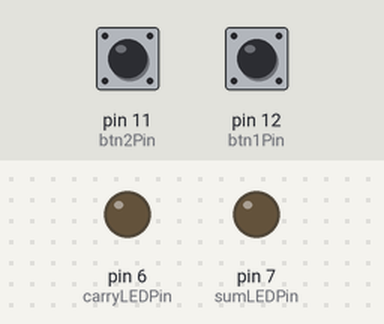
A sketch run on a simulated Arduino Uno, built with avr-gcc and run on an emulated ATmega328P. Parts: output pins drawn as LEDs (lit = HIGH). The inputs (shaded band) are chosen by the test bench; at power-on: pin 11 (btn2Pin) LOW, pin 12 (btn1Pin) LOW.

Above: at 1.2 s.
1.3 s: pin 11 (btn2Pin) pulled HIGH for 0.15 s
At 1.37 s:
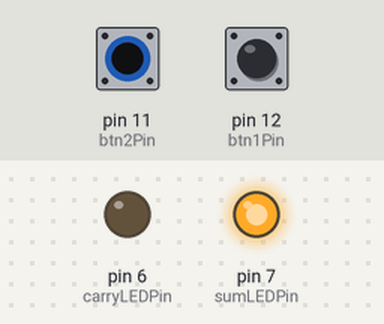
2.9 s: pin 11 (btn2Pin) pulled HIGH for 3.2 s
At 7.0 s:
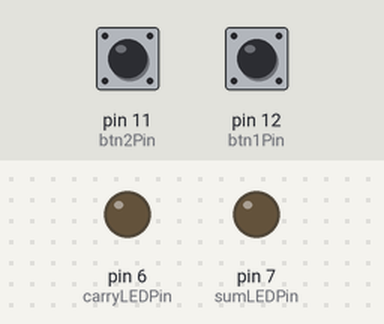
7.6 s: pin 12 (btn1Pin) pulled HIGH for 3.2 s
At 8.1 s:
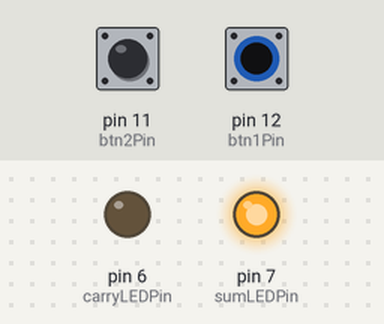
12.3 s: pin 11 (btn2Pin) driven HIGH and pin 12 (btn1Pin) driven HIGH
At 12.9 s:
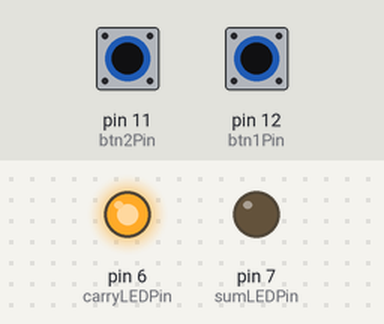
Timing chart, 0 to 14.8 s (numbered marks = the images above; inputs shaded):
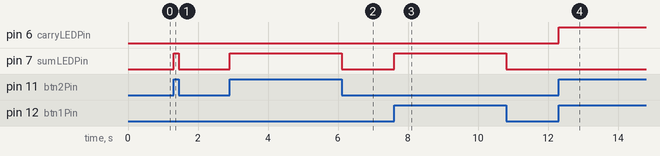

Measured:
- after the input at 1.3 s, pin 7 (sumLEDPin): LOW → HIGH at once, → LOW 0.15 s later
- after the input at 2.9 s, pin 7 (sumLEDPin): LOW → HIGH at once, → LOW 3.2 s later
- after the input at 7.6 s, pin 7 (sumLEDPin): LOW → HIGH at once, → LOW 3.2 s later
- after the input at 12.3 s, pin 6 (carryLEDPin): LOW → HIGH at once

The sketch:

Half-Adder.ino
```cpp
int sumLEDPin = 7;
int carryLEDPin = 6;
int btn1Pin = 12;
int btn2Pin = 11;

void setup(){

  pinMode(sumLEDPin, OUTPUT);
  pinMode(carryLEDPin, OUTPUT);
  pinMode(btn1Pin, INPUT);
  pinMode(btn2Pin, INPUT);

}

void loop(){

  int input1 = digitalRead(btn1Pin);
  int input2 = digitalRead(btn2Pin);

  int sum = (input1 ^ input2);
  int carry = (input1 && input2);

  digitalWrite(sumLEDPin, sum);
  digitalWrite(carryLEDPin, carry);

}
```
